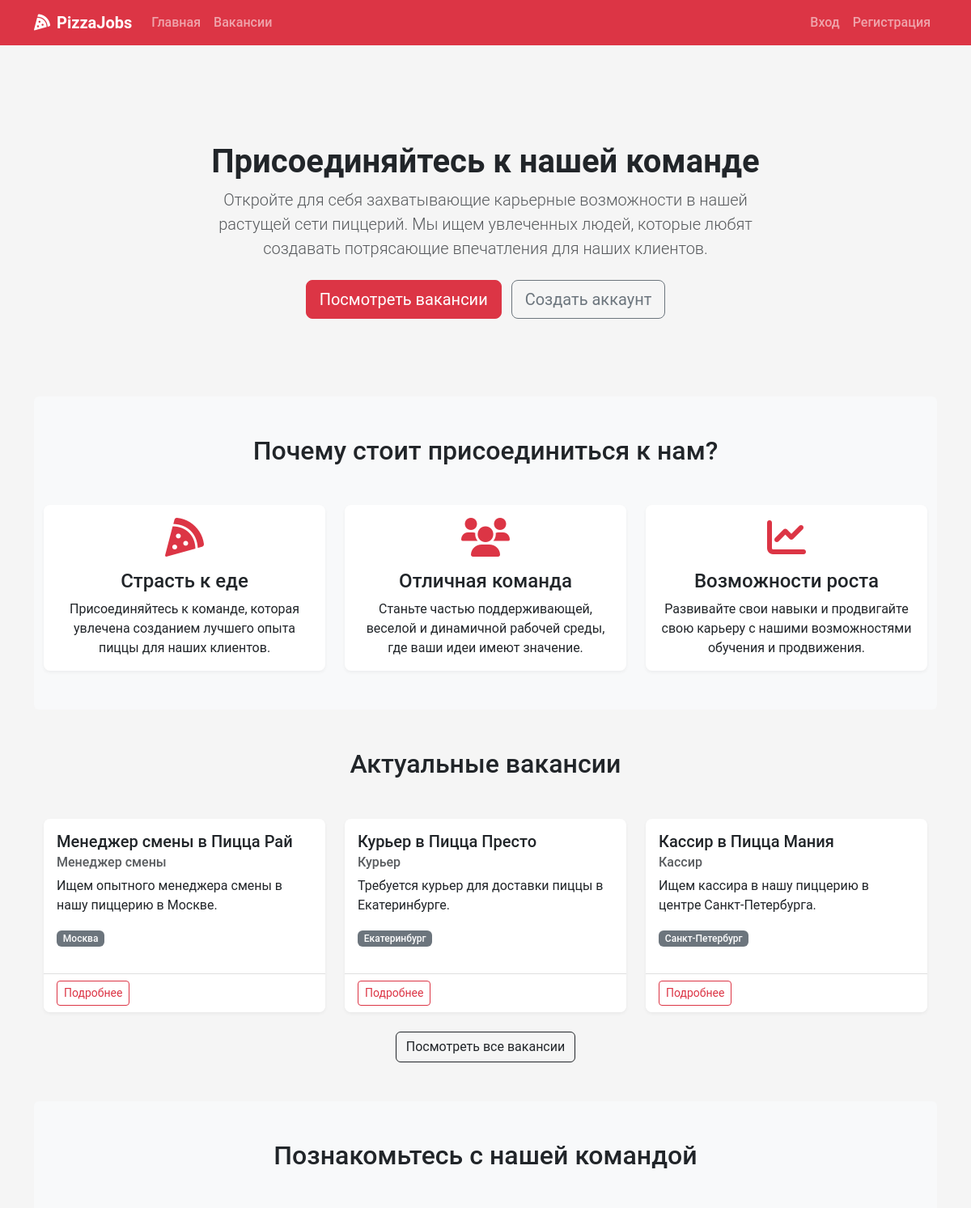
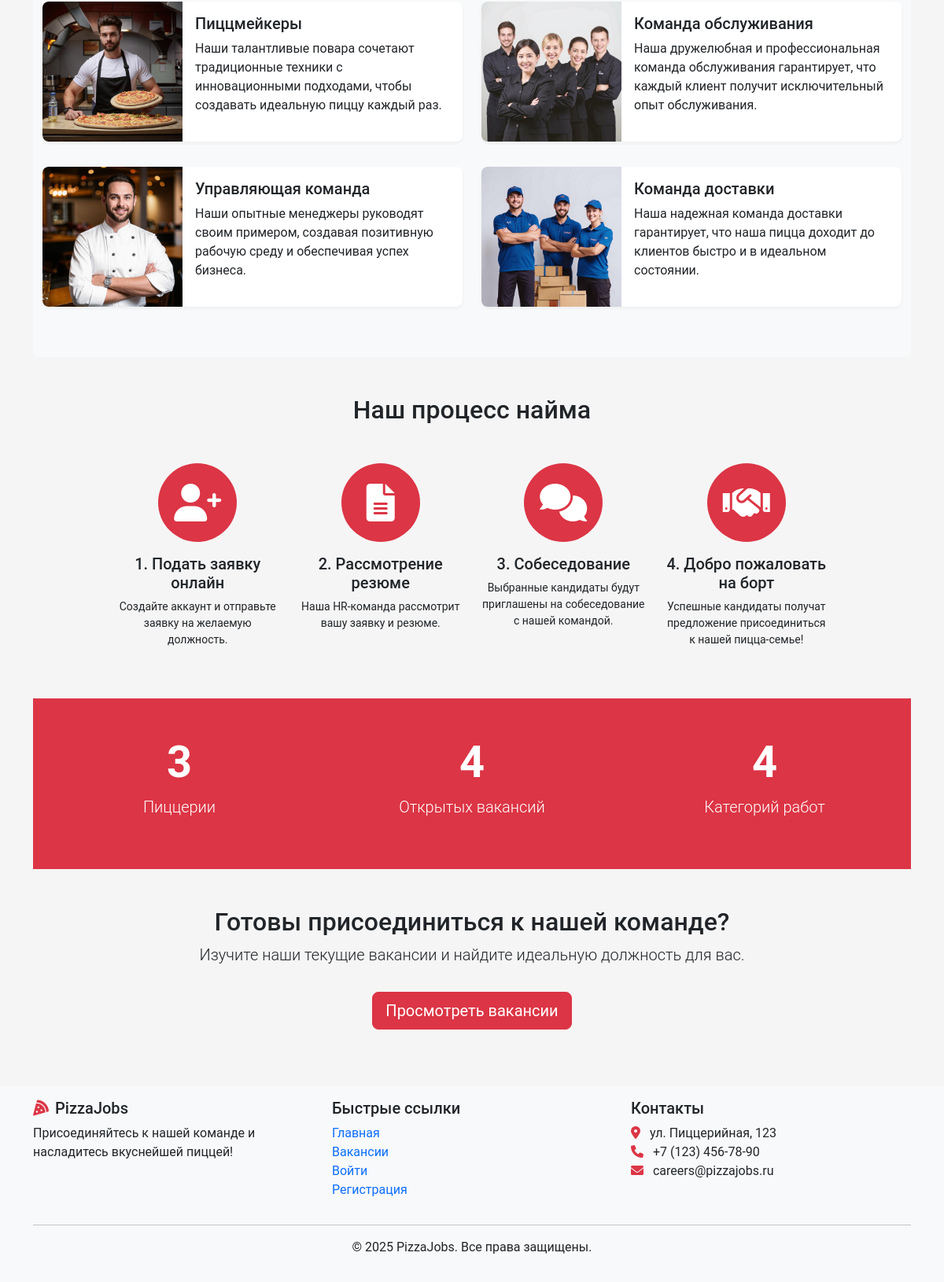
The page / on the database its author committed (2 pictures, top to bottom).
### recruitment/models.py (models this page shows, shortened)
class Vacancy(models.Model):
    title = models.CharField(max_length=100)
    position_type = models.ForeignKey(PositionType, on_delete=models.CASCADE, related_name='vacancies')
    restaurants = models.ManyToManyField(Restaurant, related_name='vacancies')
    description = models.TextField()
    requirements = models.TextField()
    responsibilities = models.TextField()
    conditions = models.TextField()
    salary_min = models.DecimalField(max_digits=10, decimal_places=2, null=True, blank=True)
    salary_max = models.DecimalField(max_digits=10, decimal_places=2, null=True, blank=True)
    is_active = models.BooleanField(default=True)
    created_at = models.DateTimeField(auto_now_add=True)
    updated_at = models.DateTimeField(auto_now=True)
    created_by = models.ForeignKey(User, on_delete=models.SET_NULL, null=True, related_name='created_vacancies')
    class Meta:
        verbose_name_plural = "Vacancies"

class PositionType(models.Model):
    title = models.CharField(max_length=100, unique=True)
    description = models.TextField()

class Restaurant(models.Model):
    name = models.CharField(max_length=100)
    address = models.CharField(max_length=255)
    city = models.CharField(max_length=100)
    manager = models.ForeignKey(User, on_delete=models.SET_NULL, null=True, blank=True, related_name='managed_restaurants')

### recruitment/views.py (the view)
# urls.py: path('', views.home, name='home'),
def home(request):
    vacancy_count = Vacancy.objects.filter(is_active=True).count()
    restaurant_count = Restaurant.objects.count()
    position_types = PositionType.objects.all()[:5]  # Get 5 position types for display
    recent_vacancies = Vacancy.objects.filter(is_active=True).order_by('-created_at')[:3]
    context = {
        'vacancy_count': vacancy_count,
        'restaurant_count': restaurant_count,
        'position_types': position_types,
        'recent_vacancies': recent_vacancies,
    }
    return render(request, 'home.html', context)

### recruitment/context_processors.py (called while the page is built)
def notifications_processor(request):
    if request.user.is_authenticated:
        unread_count = Notification.objects.filter(user=request.user, read=False).count()
        latest_notifs = Notification.objects.filter(user=request.user).order_by('-created_at')[:5]
    else:
        unread_count = 0
        latest_notifs = []
    return {
        'unread_count': unread_count,
        'latest_notifications': latest_notifs,
    }

### templates/home.html (shortened to what this page needs)
{% extends 'base.html' %}
{% load static %}
{% block content %}
<div class="container">
    <section class="py-5 text-center">
        <div class="row py-lg-5">
            <div class="col-lg-8 col-md-10 mx-auto">
                <h1 class="fw-bold">Присоединяйтесь к нашей команде</h1>
                <p class="lead text-muted">Откройте для себя захватывающие карьерные возможности в нашей растущей сети пиццерий. Мы ищем увлеченных людей, которые любят создавать потрясающие впечатления для наших клиентов.</p>
                <div class="mt-4">
                    <a href="{% url 'vacancy_list' %}" class="btn btn-danger btn-lg me-2">Посмотреть вакансии</a>
                    {% if not user.is_authenticated %}
                        <a href="{% url 'register' %}" class="btn btn-outline-secondary btn-lg">Создать аккаунт</a>
                    {% endif %}
                </div>
            </div>
        </div>
    </section>
    <section class="py-5 bg-light rounded">
        <div class="container">
            <h2 class="text-center mb-5">Почему стоит присоединиться к нам?</h2>
            <div class="row g-4">
                <div class="col-md-4">
                    <div class="card h-100 border-0 shadow-sm">
                        <div class="card-body text-center">
                            <i class="fas fa-pizza-slice fa-3x text-danger mb-3"></i>
                            <h4 class="card-title">Страсть к еде</h4>
                            <p class="card-text">Присоединяйтесь к команде, которая увлечена созданием лучшего опыта пиццы для наших клиентов.</p>
                        </div>
                    </div>
                </div>
                <div class="col-md-4">
                    <div class="card h-100 border-0 shadow-sm">
                        <div class="card-body text-center">
                            <i class="fas fa-users fa-3x text-danger mb-3"></i>
                            <h4 class="card-title">Отличная команда</h4>
                            <p class="card-text">Станьте частью поддерживающей, веселой и динамичной рабочей среды, где ваши идеи имеют значение.</p>
                        </div>
                    </div>
                </div>
                <div class="col-md-4">
                    <div class="card h-100 border-0 shadow-sm">
                        <div class="card-body text-center">
                            <i class="fas fa-chart-line fa-3x text-danger mb-3"></i>
                            <h4 class="card-title">Возможности роста</h4>
                            <p class="card-text">Развивайте свои навыки и продвигайте свою карьеру с нашими возможностями обучения и продвижения.</p>
                        </div>
                    </div>
                </div>
            </div>
        </div>
    </section>
    <section class="py-5">
        <div class="container">
            <h2 class="text-center mb-5">Актуальные вакансии</h2>
            {% if recent_vacancies %}
                <div class="row g-4">
                    {% for vacancy in recent_vacancies %}
                        <div class="col-md-4">
                            <div class="card h-100 shadow-sm">
                                <div class="card-body">
                                    <h5 class="card-title">{{ vacancy.title }}</h5>
                                    <h6 class="card-subtitle mb-2 text-muted">{{ vacancy.position_type.title }}</h6>
                                    <p class="card-text">{{ vacancy.description|truncatewords:20 }}</p>
                                    <p>
                                        <span class="badge bg-secondary">
                                            {% if vacancy.restaurants.count == 1 %}
                                                {{ vacancy.restaurants.first.city }}
                                            {% else %}
                                                Несколько локаций
                                            {% endif %}
                                        </span>
                                    </p>
                                </div>
                                <div class="card-footer bg-white">
                                    <a href="{% url 'vacancy_detail' vacancy.id %}" class="btn btn-sm btn-outline-danger">Подробнее</a>
                                </div>
                            </div>
                        </div>
                    {% endfor %}
                </div>
                <div class="text-center mt-4">
                    <a href="{% url 'vacancy_list' %}" class="btn btn-outline-dark">Посмотреть все вакансии</a>
                </div>
            {% else %}
                <div class="alert alert-info text-center">
                    На данный момент вакансии не доступны. Пожалуйста, проверьте позже.
                </div>
            {% endif %}
        </div>
    </section>
    <section class="py-5 bg-light rounded">
        <div class="container">
            <h2 class="text-center mb-5">Познакомьтесь с нашей командой</h2>
            <div class="row">
                <div class="col-lg-6">
                    <div class="card mb-3 border-0 shadow-sm">
                        <div class="row g-0">
                            <div class="col-md-4">
                                <img src="{% static 'img/pizza_maker.jpg' %}" class="img-fluid rounded-start" alt="Пиццмейкер">
                            </div>
                            <div class="col-md-8">
                                <div class="card-body">
                                    <h5 class="card-title">Пиццмейкеры</h5>
                                    <p class="card-text">Наши талантливые повара сочетают традиционные техники с инновационными подходами, чтобы создавать идеальную пиццу каждый раз.</p>
                                </div>
                            </div>
                        </div>
                    </div>
                </div>
                <div class="col-lg-6">
                    <div class="card mb-3 border-0 shadow-sm">
                        <div class="row g-0">
                            <div class="col-md-4">
                                <img src="{% static 'img/service.jpg' %}" class="img-fluid rounded-start" alt="Персонал ресторана">
                            </div>
                            <div class="col-md-8">
                                <div class="card-body">
                                    <h5 class="card-title">Команда обслуживания</h5>
                                    <p class="card-text">Наша дружелюбная и профессиональная команда обслуживания гарантирует, что каждый клиент получит исключительный опыт обслуживания.</p>
                                </div>
                            </div>
                        </div>
                    </div>
                </div>
            </div>
            <div class="row mt-3">
                <div class="col-lg-6">
                    <div class="card mb-3 border-0 shadow-sm">
                        <div class="row g-0">
                            <div class="col-md-4">
                                <img src="{% static 'img/manager.jpg' %}" class="img-fluid rounded-start" alt="Менеджер ресторана">
                            </div>
                            <div class="col-md-8">
                                <div class="card-body">
                                    <h5 class="card-title">Управляющая команда</h5>
                                    <p class="card-text">Наши опытные менеджеры руководят своим примером, создавая позитивную рабочую среду и обеспечивая успех бизнеса.</p>
                                </div>
                            </div>
                        </div>
                    </div>
                </div>
                <div class="col-lg-6">
                    <div class="card mb-3 border-0 shadow-sm">
                        <div class="row g-0">
                            <div class="col-md-4">
                                <img src="{% static 'img/pizza_delivery.jpg' %}" class="img-fluid rounded-start" alt="Команда доставки">
                            </div>
                            <div class="col-md-8">
                                <div class="card-body">
                                    <h5 class="card-title">Команда доставки</h5>
                                    <p class="card-text">Наша надежная команда доставки гарантирует, что наша пицца доходит до клиентов быстро и в идеальном состоянии.</p>
                                </div>
                            </div>
                        </div>
                    </div>
                </div>
            </div>
        </div>
    </section>
    <section class="py-5">
        <div class="container">
            <h2 class="text-center mb-5">Наш процесс найма</h2>
            <div class="row justify-content-center">
                <div class="col-lg-10">
                    <div class="row">
                        <div class="col-md-3 text-center">
                            <div class="rounded-circle bg-danger text-white d-flex align-items-center justify-content-center mx-auto mb-3" style="width: 100px; height: 100px;">
                                <i class="fas fa-user-plus fa-3x"></i>
                            </div>
                            <h5>1. Подать заявку онлайн</h5>
                            <p class="small">Создайте аккаунт и отправьте заявку на желаемую должность.</p>
                        </div>
                        <div class="col-md-3 text-center">
                            <div class="rounded-circle bg-danger text-white d-flex align-items-center justify-content-center mx-auto mb-3" style="width: 100px; height: 100px;">
                                <i class="fas fa-file-alt fa-3x"></i>
                            </div>
                            <h5>2. Рассмотрение резюме</h5>
                            <p class="small">Наша HR-команда рассмотрит вашу заявку и резюме.</p>
                        </div>
                        <div class="col-md-3 text-center">
                            <div class="rounded-circle bg-danger text-white d-flex align-items-center justify-content-center mx-auto mb-3" style="width: 100px; height: 100px;">
                                <i class="fas fa-comments fa-3x"></i>
                            </div>
                            <h5>3. Собеседование</h5>
                            <p class="small">Выбранные кандидаты будут приглашены на собеседование с нашей командой.</p>
                        </div>
                        <div class="col-md-3 text-center">
                            <div class="rounded-circle bg-danger text-white d-flex align-items-center justify-content-center mx-auto mb-3" style="width: 100px; height: 100px;">
                                <i class="fas fa-handshake fa-3x"></i>
                            </div>
                            <h5>4. Добро пожаловать на борт</h5>
                            <p class="small">Успешные кандидаты получат предложение присоединиться к нашей пицца-семье!</p>
                        </div>
                    </div>
                </div>
            </div>
        </div>
    </section>
    <section class="py-5 bg-danger text-white">
        <div class="container">
            <div class="row text-center">
                <div class="col-md-4 mb-4 mb-md-0">
                    <h2 class="display-4 fw-bold">{{ restaurant_count }}</h2>
                    <p class="lead">Пиццерии</p>
                </div>
                <div class="col-md-4 mb-4 mb-md-0">
                    <h2 class="display-4 fw-bold">{{ vacancy_count }}</h2>
                    <p class="lead">Открытых вакансий</p>
                </div>
                <div class="col-md-4">
                    <h2 class="display-4 fw-bold">{{ position_types|length }}</h2>
                    <p class="lead">Категорий работ</p>
                </div>
            </div>
        </div>
    </section>
    <section class="py-5 text-center">
        <div class="container">
            <h2>Готовы присоединиться к нашей команде?</h2>
            <p class="lead">Изучите наши текущие вакансии и найдите идеальную должность для вас.</p>
            <a href="{% url 'vacancy_list' %}" class="btn btn-lg btn-danger mt-3">Просмотреть вакансии</a>
        </div>
    </section>
</div>
{% endblock %}

### static/css/main.css (style rules this page uses)
:root { --pizza-red: #dc3545; --pizza-green: #198754; --pizza-white: #ffffff; --pizza-light: #f8f9fa; --pizza-dark: #212529; --pizza-secondary: #6c757d; }
body { font-family: 'Roboto', 'Segoe UI', Arial, sans-serif; color: var(--pizza-dark); background-color: #f5f5f5; min-height: 100vh; display: flex; flex-direction: column; }
.card { border-radius: 0.5rem; border: none; overflow: hidden; }
.card-footer { border-top: 1px solid rgba(0, 0, 0, 0.125); }
.card.shadow-sm { box-shadow: 0 0.125rem 0.25rem rgba(0, 0, 0, 0.05) !important; }
.badge { font-weight: 500; padding: 0.35em 0.65em; }
.card-img-top, .card img { object-fit: cover; }
.display-4 { animation: countUp 1s ease-out; }
.badge.bg-secondary { background-color: #6c757d !important; }

### rows shown on the page
Vacancy: title "Менеджер смены в Пицца Рай", position_type "Менеджер смены", description "Ищем опытного менеджера смены в нашу пиццерию в Москве.", restaurants.first.city "Москва"
Vacancy: title "Курьер в Пицца Престо", position_type "Курьер", description "Требуется курьер для доставки пиццы в Екатеринбурге.", restaurants.first.city "Екатеринбург"
Vacancy: title "Кассир в Пицца Мания", position_type "Кассир", description "Ищем кассира в нашу пиццерию в центре Санкт-Петербурга.", restaurants.first.city "Санкт-Петербург"

### other values the page prints
{{ restaurant_count }} "3"
{{ vacancy_count }} "4"
{{ position_types|length }} "4"
